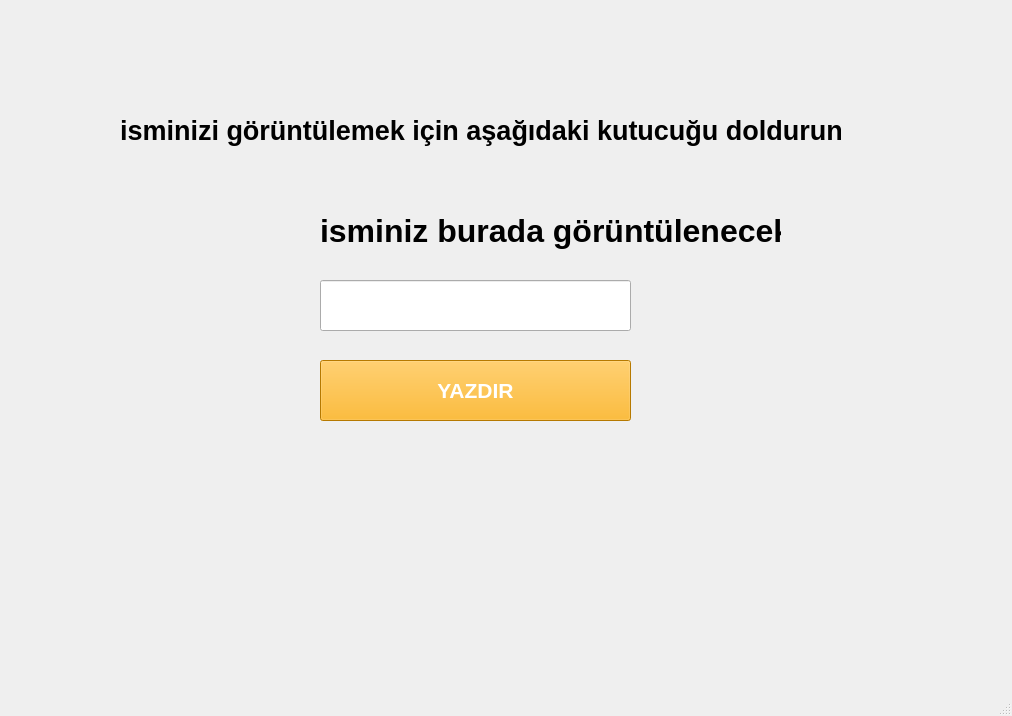
<?xml version="1.0" encoding="UTF-8"?>
<ui version="4.0">
 <class>MainWindow</class>
 <widget class="QMainWindow" name="MainWindow">
  <property name="geometry">
   <rect>
    <x>0</x>
    <y>0</y>
    <width>1012</width>
    <height>716</height>
   </rect>
  </property>
  <property name="windowTitle">
   <string>MainWindow</string>
  </property>
  <widget class="QWidget" name="centralwidget">
   <widget class="QPushButton" name="yazdir_butonu">
    <property name="geometry">
     <rect>
      <x>320</x>
      <y>360</y>
      <width>311</width>
      <height>61</height>
     </rect>
    </property>
    <property name="font">
     <font>
      <pointsize>16</pointsize>
      <bold>true</bold>
     </font>
    </property>
    <property name="styleSheet">
     <string notr="true">background-color: rgb(255, 170, 0);
color: rgb(255, 255, 255);</string>
    </property>
    <property name="text">
     <string>YAZDIR</string>
    </property>
   </widget>
   <widget class="QLineEdit" name="isim_txtbox">
    <property name="geometry">
     <rect>
      <x>320</x>
      <y>280</y>
      <width>311</width>
      <height>51</height>
     </rect>
    </property>
    <property name="font">
     <font>
      <pointsize>16</pointsize>
     </font>
    </property>
   </widget>
   <widget class="QLabel" name="isim_label">
    <property name="geometry">
     <rect>
      <x>320</x>
      <y>200</y>
      <width>461</width>
      <height>61</height>
     </rect>
    </property>
    <property name="font">
     <font>
      <pointsize>24</pointsize>
      <bold>true</bold>
     </font>
    </property>
    <property name="text">
     <string>isminiz burada görüntülenecek</string>
    </property>
   </widget>
   <widget class="QLabel" name="label">
    <property name="geometry">
     <rect>
      <x>120</x>
      <y>100</y>
      <width>721</width>
      <height>61</height>
     </rect>
    </property>
    <property name="font">
     <font>
      <pointsize>20</pointsize>
      <bold>true</bold>
     </font>
    </property>
    <property name="text">
     <string>isminizi görüntülemek için aşağıdaki kutucuğu doldurun</string>
    </property>
   </widget>
  </widget>
  <widget class="QMenuBar" name="menubar">
   <property name="geometry">
    <rect>
     <x>0</x>
     <y>0</y>
     <width>1012</width>
     <height>33</height>
    </rect>
   </property>
  </widget>
  <widget class="QStatusBar" name="statusbar"/>
 </widget>
 <resources/>
 <connections/>
</ui>
